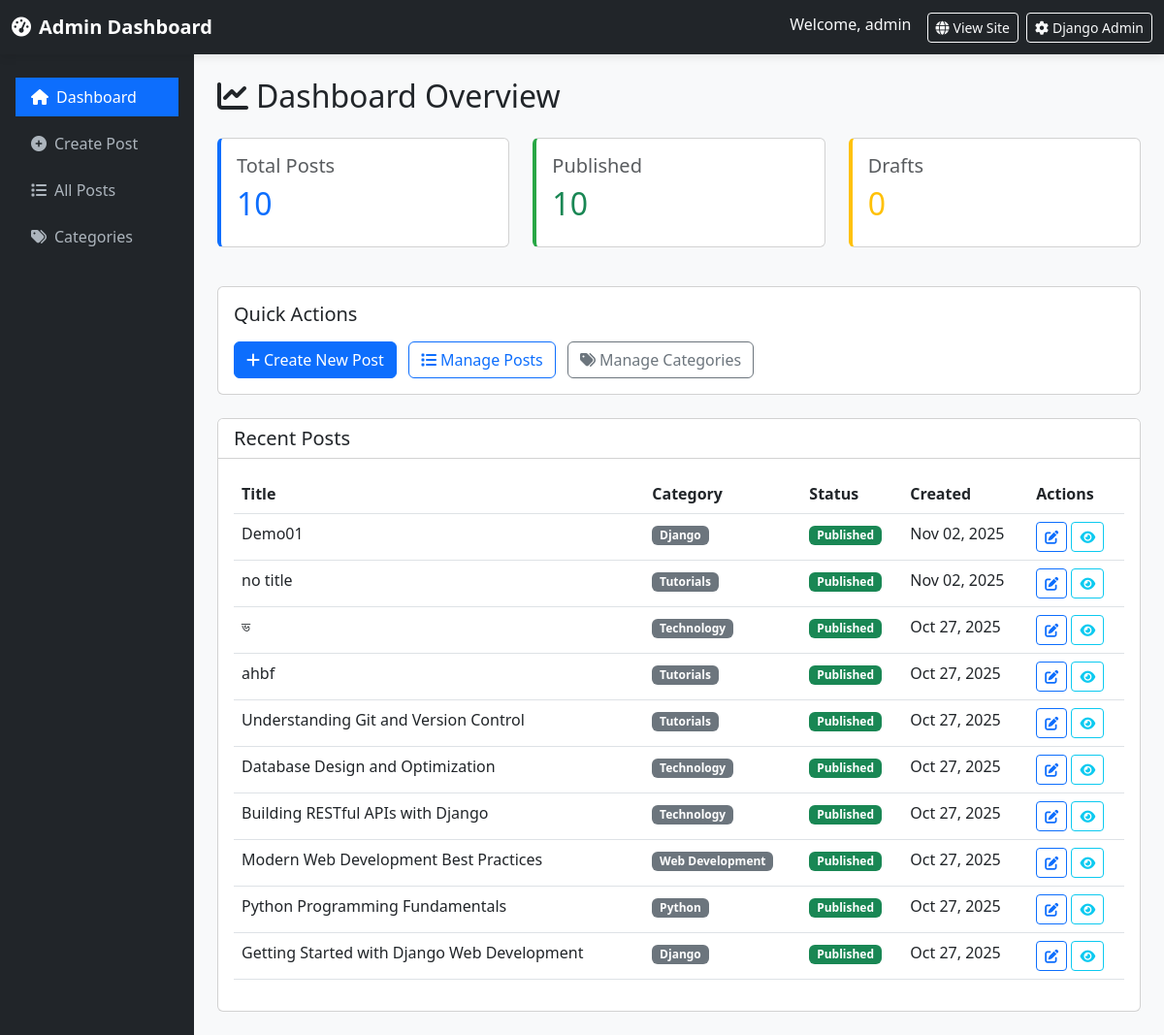
Before: /manage/ (signed in) with the older database file.
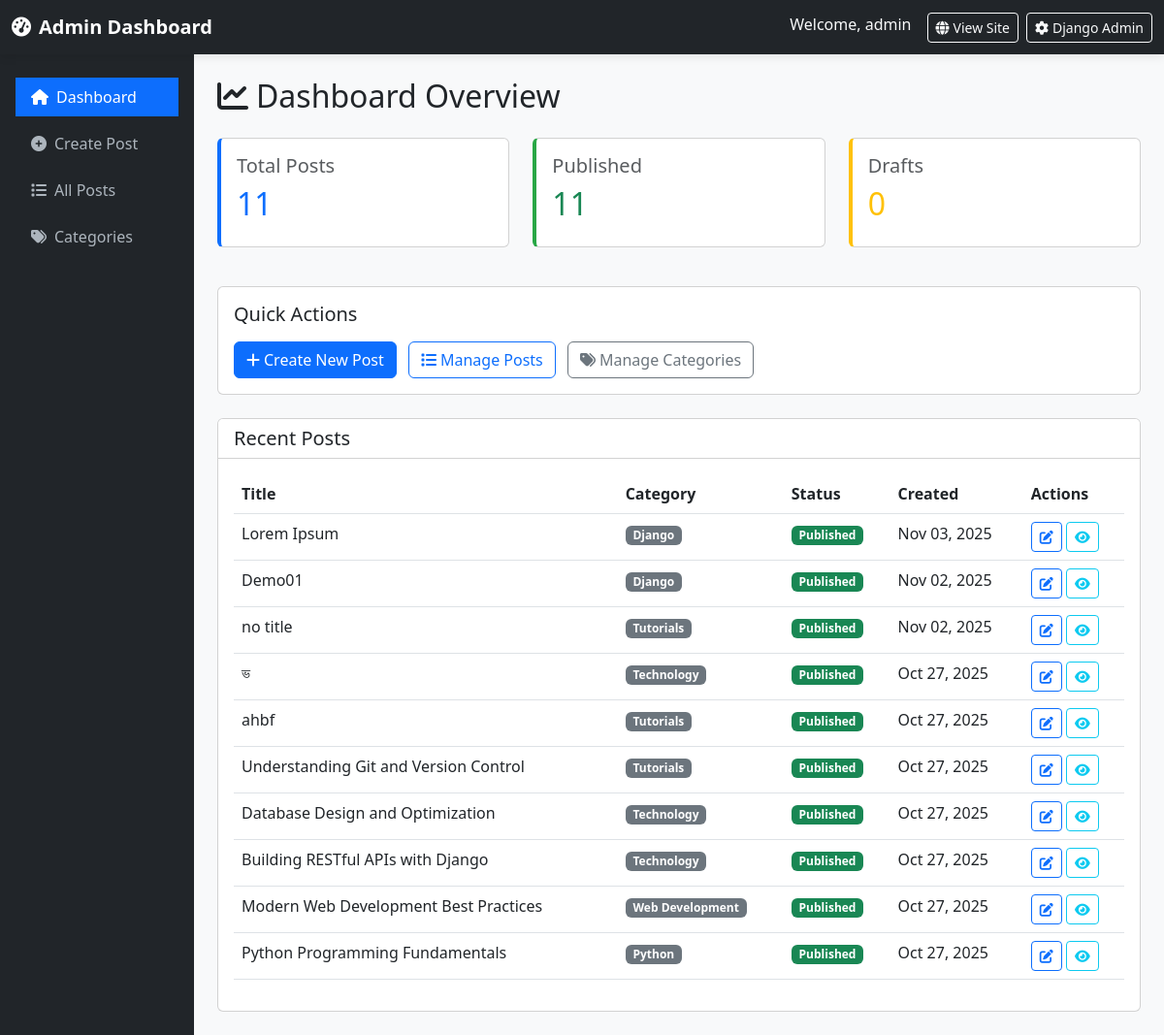
After: the same page with the newer database file.
### blog/models.py (models this page shows, shortened)
class Post(models.Model):
    STATUS_CHOICES = [
        ('draft', 'Draft'),
        ('published', 'Published'),
    ]
    title = models.CharField(max_length=200)
    slug = models.SlugField(unique=True)
    author = models.ForeignKey(User, on_delete=models.CASCADE)
    category = models.ForeignKey(Category, on_delete=models.CASCADE, related_name='posts')
    content = models.TextField(help_text="You can add images, videos, and YouTube links here")
    excerpt = models.TextField(max_length=500, blank=True, help_text="Brief description of the post")
    featured_image = models.ImageField(upload_to='blog_images/', blank=True, null=True)
    youtube_url = models.CharField(max_length=200, blank=True, help_text="YouTube URL (e.g., https://www.youtube.com/watch?v=VIDEO_ID)")
    video_file = models.FileField(upload_to='blog_videos/', blank=True, null=True, help_text="Upload video file")
    status = models.CharField(max_length=10, choices=STATUS_CHOICES, default='draft')
    created_at = models.DateTimeField(auto_now_add=True)
    updated_at = models.DateTimeField(auto_now=True)
    published_at = models.DateTimeField(null=True, blank=True)
    class Meta:
        ordering = ['-created_at']

class Category(models.Model):
    name = models.CharField(max_length=100)
    slug = models.SlugField(unique=True)
    description = models.TextField(blank=True)
    created_at = models.DateTimeField(auto_now_add=True)
    class Meta:
        verbose_name_plural = "Categories"

### blog/views.py (the view)
# urls.py: path('manage/', views.admin_dashboard, name='admin_dashboard'),
@login_required
def admin_dashboard(request):
    if not request.user.is_staff:
        return redirect('post_list')
    posts = Post.objects.filter(author=request.user).order_by('-created_at')[:10]
    categories = Category.objects.all()
    stats = {
        'total_posts': Post.objects.filter(author=request.user).count(),
        'published_posts': Post.objects.filter(author=request.user, status='published').count(),
        'draft_posts': Post.objects.filter(author=request.user, status='draft').count(),
    }
    context = {
        'posts': posts,
        'categories': categories,
        'stats': stats,
    }
    return render(request, 'blog/admin_dashboard.html', context)

### templates/blog/admin_dashboard.html (shortened to what the changed rows need)
<!DOCTYPE html>
<html lang="en">
<head>
	<link href="https://cdn.jsdelivr.net/npm/bootstrap@5.3.0/dist/css/bootstrap.min.css" rel="stylesheet">
	<link rel="stylesheet" href="https://cdnjs.cloudflare.com/ajax/libs/font-awesome/6.0.0/css/all.min.css">
</head>
<body>
	<div class="container-fluid">
		<div class="row">
			<main class="col-md-9 col-lg-10 px-md-4 py-4">
				{% block content %}
				<h2 class="mb-4"><i class="fas fa-chart-line me-2"></i>Dashboard Overview</h2>
				<div class="row mb-4">
					<div class="col-md-4 mb-3">
						<div class="card stat-card">
							<div class="card-body">
								<h5 class="card-title text-muted">Total Posts</h5>
								<h2 class="text-primary">{{ stats.total_posts }}</h2>
							</div>
						</div>
					</div>
					<div class="col-md-4 mb-3">
						<div class="card stat-card" style="border-left-color: #28a745;">
							<div class="card-body">
								<h5 class="card-title text-muted">Published</h5>
								<h2 class="text-success">{{ stats.published_posts }}</h2>
							</div>
						</div>
					</div>
					<div class="col-md-4 mb-3">
						<div class="card stat-card" style="border-left-color: #ffc107;">
							<div class="card-body">
								<h2 class="text-warning">{{ stats.draft_posts }}</h2>
							</div>
						</div>
					</div>
				</div>
				<div class="card">
					<div class="card-body">
						{% if posts %}
							<div class="table-responsive">
								<table class="table table-hover">
									<thead>
										<tr>
											<th>Title</th>
											<th>Category</th>
											<th>Status</th>
											<th>Created</th>
											<th>Actions</th>
										</tr>
									</thead>
									<tbody>
										{% for post in posts %}
										<tr>
											<td>{{ post.title }}</td>
											<td><span class="badge bg-secondary">{{ post.category.name }}</span></td>
											<td>
												{% if post.status == 'published' %}
													<span class="badge bg-success">Published</span>
												{% else %}
													<span class="badge bg-warning">Draft</span>
												{% endif %}
											</td>
											<td>{{ post.created_at|date:"M d, Y" }}</td>
											<td>
												{% if post.slug %}
												<a href="{% url 'admin_edit_post' post.slug %}" class="btn btn-sm btn-outline-primary">
													<i class="fas fa-edit"></i>
												</a>
												<a href="{% url 'post_detail' post.slug %}" target="_blank" class="btn btn-sm btn-outline-info">
													<i class="fas fa-eye"></i>
												</a>
												{% endif %}
											</td>
										</tr>
										{% endfor %}
									</tbody>
								</table>
							</div>
						{% else %}
							<p class="text-muted">No posts yet. <a href="{% url 'admin_create_post' %}">Create your first post!</a></p>
						{% endif %}
					</div>
				</div>
				{% endblock %}
			</main>
		</div>
	</div>
</body>
</html>

Changed rows visible on the page:
no longer on this page (row unchanged): Post: title "Getting Started with Django Web Development", category.name "Django", status "Published", created_at "Oct 27, 2025"
added Post: title "Lorem Ipsum", category.name "Django", status "Published", created_at "Nov 03, 2025", slug "lorem-ipsum" (drawn)
Other visible differences:
{{ stats.total_posts }}: "10" → "11"
{{ stats.published_posts }}: "10" → "11"
